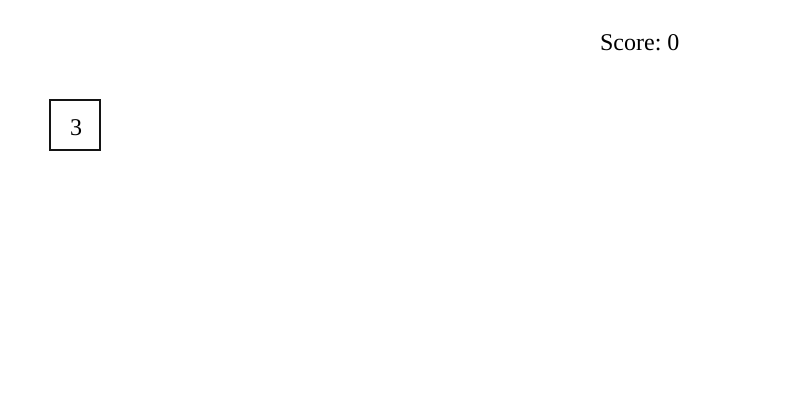
Frame 1 (no input)
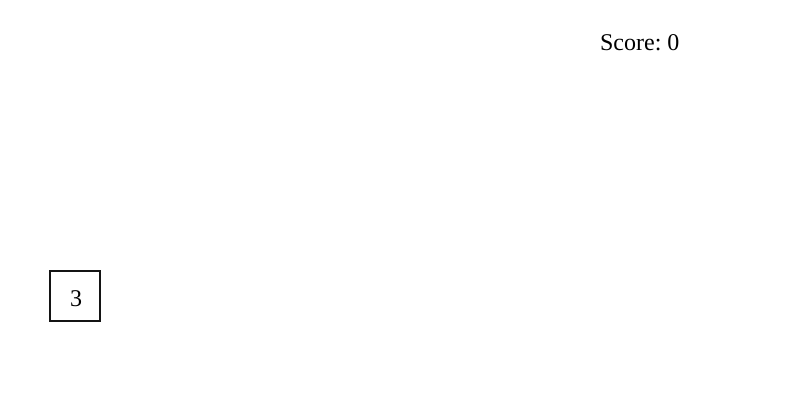
Frame 60 (no input)
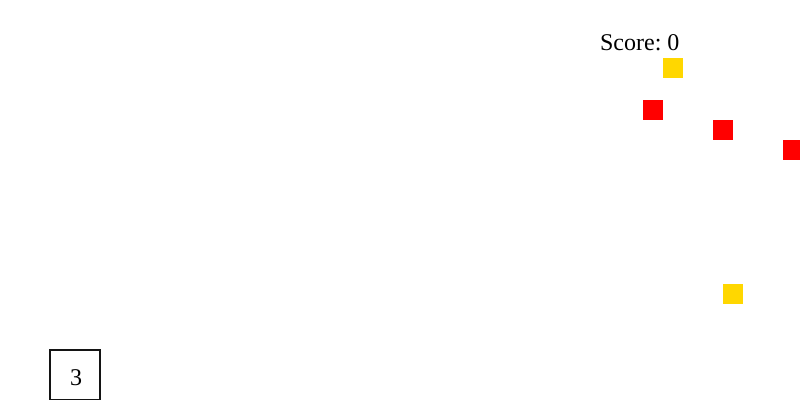
Frame 120 (the mouse pressed at the canvas centre since frame 60)

The p5.js sketch that drew these frames (run headless with seeded random() and noise() and a simulated clock; from frame 60 on, the mouse is pressed at the canvas centre):

// p5.js sketch
// ── sketch.js

class Doger{
    constructor(x,y){
        this.position = createVector(x,y);
        this.velocity = createVector(0,0);
        this.gravity = createVector(0,0.1);
    }

    show(){
        stroke(20);
        fill(255)
        strokeWeight(2);

        rect(this.position.x,this.position.y,50,50);

        noStroke();
        fill("black");
        textFont('monaco');
        textSize(24);
        text(life_points,this.position.x + 20,this.position.y + 35);
    }

    update(){
        this.position.add(this.velocity);
        this.velocity.add(this.gravity);

        if (this.position.y >= 350){
            this.position.y = 350;
        }
        if (this.position.y <= 0){
            this.position.y = 0;
        }
    }
    intersects(other){
        if (other.position.x <= this.position.x + 50 && other.position.x + 20 >= this.position.x){
            if(other.position.y + 20 >= this.position.y && other.position.y <= this.position.y + 50){
                return true;
            }
            else{
                return false;
            }
        }
        else{
            return false;
        }

    }
}

class Enemy{
    constructor(x,y){
        this.position = createVector(x,y);
        this.velocity = createVector(-3,0);
    }

    show(){
        noStroke();
        fill('red');

        rect(this.position.x,this.position.y,20,20);

    }
    update(){
        this.position.add(this.velocity);

        if (this.position.x <= -20){
            this.position.x = Math.floor(Math.random() * (1500 - 1000)+1000);
            this.position.y = Math.floor(Math.random()*(350-20)+20);
        }
    }
}

class GoldPiece extends Enemy {
    
    constructor(x,y){
        super(x,y);
    }

    show(){
        noStroke();
        fill('gold');

        rect(this.position.x,this.position.y,20,20);

    }

}
let doger;
let enemies = [];
let gold_pieces = [];
let life_points = 3;
let player_score = 0;
function setup(){

    let canvas = createCanvas(800,400);
    canvas.class('canvas_class')
    doger = new Doger(50,100);


    for(let i = 0; i < 5;i++ ){
        new_enemy = new Enemy(1000 + i* 70,100 + i*20);

        enemies.push(new_enemy);
    }
    for(let i = 0; i < 3;i++ ){
        new_gold_piece = new GoldPiece(Math.floor(Math.random() * (1500 - 1000)+1000),Math.floor(Math.random()*(350-20)+20));

        gold_pieces.push(new_gold_piece);
    }

}

function draw(){
    stroke(0)
    background("white");

    doger.show();
    doger.update();

    

    for(let e of enemies){
        e.show();
        e.update();
    }

    for(let g of gold_pieces){
        g.show();
        g.update();
    }

    handle_enemy_Intersection();
    handle_gold_Intersection();
    displayScore();
    
}

function keyPressed(){
    if(key == " "){
        doger.velocity.y  = -6;
    }
}

function handle_enemy_Intersection(){

    for(let enemy of enemies){
        if(doger.intersects(enemy)){
            life_points -= 1;

            life_points = Math.max(0,life_points);
            life_points = Math.min(3,life_points);
            enemy.position.x = Math.floor(Math.random() * (1500 - 1000)+1000);

        }
    }

}

function handle_gold_Intersection(){
    for(let gold of gold_pieces){
        if(doger.intersects(gold)){
            player_score += 1;
            gold.position.x = Math.floor(Math.random()*(1500 - 1000)+1000);
        }
    }
}

function displayScore(){

    fill("black");
    text("Score: "+player_score,600,50);

}
// ── style.css
.canvas_class{
    display: block;
    margin-left: auto;
    margin-right: auto;

    margin-top: 5%;
    border: 3px solid black;
}
